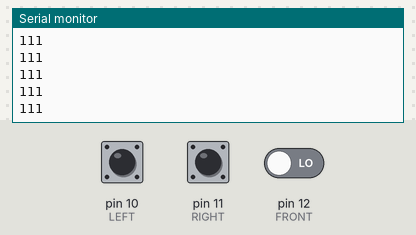
Recording of a sketch running on a simulated Arduino Uno, built with avr-gcc and run on an emulated ATmega328P. On the bench: the last lines printed to the serial monitor. Inputs (shaded band) come from the test bench; at power-on: pin 10 (LEFT) LOW, pin 11 (RIGHT) LOW, pin 12 (FRONT) LOW.

Above: at 1.2 s.
1.3 s: pin 10 (LEFT) pulled HIGH for 0.15 s
2.9 s: pin 11 (RIGHT) pulled HIGH for 0.15 s
4.5 s: pin 12 (FRONT) driven HIGH
At 5.6 s:
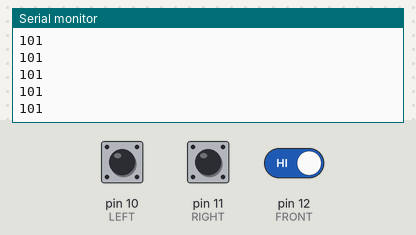
6.0 s: pin 10 (LEFT) pulled HIGH for 1 s
At 6.6 s:
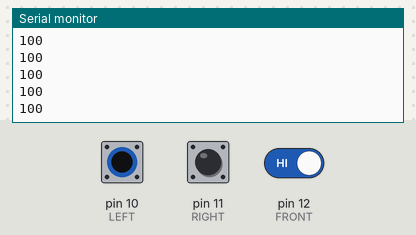
8.5 s: pin 11 (RIGHT) pulled HIGH for 1 s
At 9.3 s:
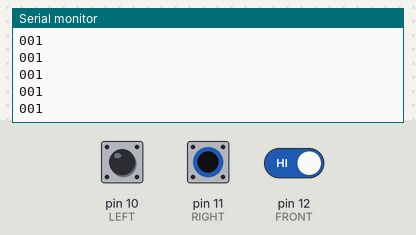
Timing chart, 0 to 10.4 s (numbered marks = the images above; inputs shaded):
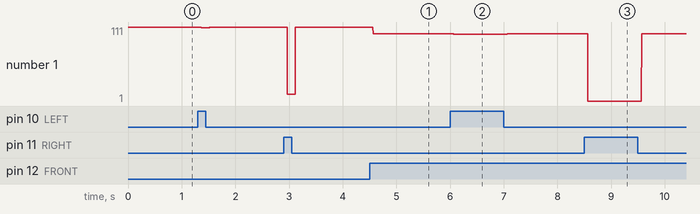

The sketch:

findWay.ino
```cpp
#define RIGHT 11
#define FRONT 12
#define LEFT 10

void setup(){
    Serial.begin(9600);
    pinMode(RIGHT, INPUT);
    pinMode(FRONT, INPUT);
    pinMode(LEFT, INPUT);
}

void loop(){

    if (digitalRead(RIGHT)==HIGH){
        Serial.print(0);
    }else{
        Serial.print(1);
    }


    if (digitalRead(FRONT)==HIGH){
        Serial.print(0);
    }else{
        Serial.print(1);
    }


    if (digitalRead(LEFT)==HIGH){
        Serial.print(0);

    }else{
        Serial.print(1);

    }
    Serial.print("\n");


}
```

Measured:
- after the input at 4.5 s, the serial monitor: prints a new line after 0.07 s (image 1)
- after the input at 6.0 s, the serial monitor: prints a new line after 0.07 s (image 2)
- after the input at 8.5 s, the serial monitor: prints a new line after 0.07 s (image 3)
- plotted number 1: 111 → 101 after the input at 4.5 s
